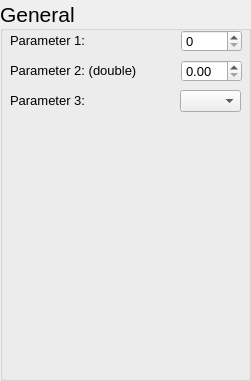
       <widget class="QGroupBox" name="groupBox_EM8000_2">
        <property name="geometry">
         <rect>
          <x>20</x>
          <y>70</y>
          <width>251</width>
          <height>381</height>
         </rect>
        </property>
        <property name="font">
         <font>
          <pointsize>16</pointsize>
         </font>
        </property>
        <property name="layoutDirection">
         <enum>Qt::LeftToRight</enum>
        </property>
        <property name="title">
         <string>General</string>
        </property>
        <property name="alignment">
         <set>Qt::AlignLeading|Qt::AlignLeft|Qt::AlignVCenter</set>
        </property>
        <widget class="QLabel" name="label_5">
         <property name="geometry">
          <rect>
           <x>10</x>
           <y>30</y>
           <width>91</width>
           <height>21</height>
          </rect>
         </property>
         <property name="font">
          <font>
           <pointsize>10</pointsize>
          </font>
         </property>
         <property name="text">
          <string>Parameter 1:</string>
         </property>
        </widget>
        <widget class="QSpinBox" name="spinBox">
         <property name="geometry">
          <rect>
           <x>181</x>
           <y>30</y>
           <width>61</width>
           <height>22</height>
          </rect>
         </property>
         <property name="font">
          <font>
           <pointsize>10</pointsize>
          </font>
         </property>
        </widget>
        <widget class="QLabel" name="label_6">
         <property name="geometry">
          <rect>
           <x>10</x>
           <y>60</y>
           <width>131</width>
           <height>21</height>
          </rect>
         </property>
         <property name="font">
          <font>
           <pointsize>10</pointsize>
          </font>
         </property>
         <property name="text">
          <string>Parameter 2: (double)</string>
         </property>
        </widget>
        <widget class="QDoubleSpinBox" name="doubleSpinBox">
         <property name="geometry">
          <rect>
           <x>181</x>
           <y>60</y>
           <width>61</width>
           <height>22</height>
          </rect>
         </property>
         <property name="font">
          <font>
           <pointsize>10</pointsize>
          </font>
         </property>
        </widget>
        <widget class="QLabel" name="label_7">
         <property name="geometry">
          <rect>
           <x>10</x>
           <y>90</y>
           <width>91</width>
           <height>21</height>
          </rect>
         </property>
         <property name="font">
          <font>
           <pointsize>10</pointsize>
          </font>
         </property>
         <property name="text">
          <string>Parameter 3:</string>
         </property>
        </widget>
        <widget class="QComboBox" name="comboBox">
         <property name="geometry">
          <rect>
           <x>180</x>
           <y>90</y>
           <width>61</width>
           <height>22</height>
          </rect>
         </property>
        </widget>
       </widget>
